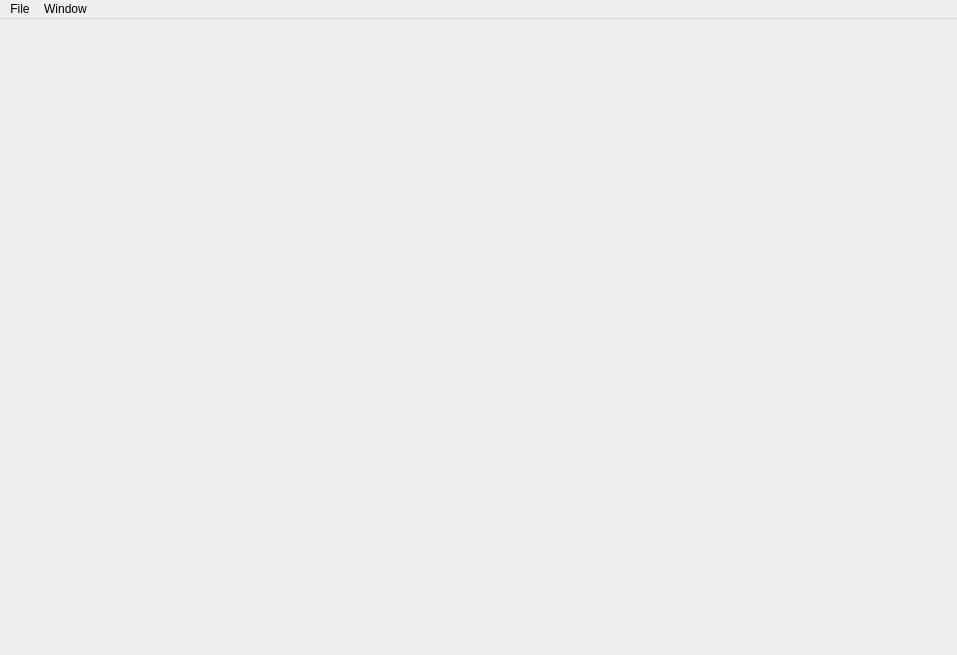
<?xml version="1.0" encoding="UTF-8"?>
<ui version="4.0">
 <class>EditorWindow</class>
 <widget class="QMainWindow" name="EditorWindow">
  <property name="geometry">
   <rect>
    <x>0</x>
    <y>0</y>
    <width>957</width>
    <height>655</height>
   </rect>
  </property>
  <property name="windowTitle">
   <string>6 Bits Sprite Editor</string>
  </property>
  <property name="dockNestingEnabled">
   <bool>true</bool>
  </property>
  <widget class="QWidget" name="centralWidget">
   <layout class="QVBoxLayout" name="verticalLayout">
    <property name="leftMargin">
     <number>0</number>
    </property>
    <property name="topMargin">
     <number>0</number>
    </property>
    <property name="rightMargin">
     <number>0</number>
    </property>
    <property name="bottomMargin">
     <number>0</number>
    </property>
   </layout>
  </widget>
  <widget class="QMenuBar" name="menuBar">
   <property name="geometry">
    <rect>
     <x>0</x>
     <y>0</y>
     <width>957</width>
     <height>22</height>
    </rect>
   </property>
   <widget class="QMenu" name="menuFile">
    <property name="title">
     <string>File</string>
    </property>
    <addaction name="actionNew"/>
    <addaction name="actionOpen"/>
    <addaction name="actionSave"/>
    <addaction name="actionSaveAs"/>
    <addaction name="actionExportAsGIF"/>
    <addaction name="separator"/>
    <addaction name="actionQuit"/>
   </widget>
   <widget class="QMenu" name="menuWindow">
    <property name="title">
     <string>Window</string>
    </property>
    <addaction name="actionFrameManager"/>
    <addaction name="actionLayerManager"/>
    <addaction name="actionPreview"/>
    <addaction name="actionTools"/>
   </widget>
   <addaction name="menuFile"/>
   <addaction name="menuWindow"/>
  </widget>
  <action name="actionNew">
   <property name="text">
    <string>New</string>
   </property>
   <property name="shortcut">
    <string>Ctrl+N</string>
   </property>
  </action>
  <action name="actionOpen">
   <property name="text">
    <string>Open</string>
   </property>
   <property name="shortcut">
    <string>Ctrl+O</string>
   </property>
  </action>
  <action name="actionSave">
   <property name="text">
    <string>Save</string>
   </property>
   <property name="shortcut">
    <string>Ctrl+S</string>
   </property>
  </action>
  <action name="actionClose">
   <property name="text">
    <string>Close Window</string>
   </property>
  </action>
  <action name="actionCloseAll">
   <property name="text">
    <string>Close All Windows</string>
   </property>
  </action>
  <action name="actionQuit">
   <property name="text">
    <string>Quit</string>
   </property>
   <property name="shortcut">
    <string>Ctrl+Q</string>
   </property>
  </action>
  <action name="actionFrameManager">
   <property name="checkable">
    <bool>true</bool>
   </property>
   <property name="checked">
    <bool>true</bool>
   </property>
   <property name="text">
    <string>Frame Manager</string>
   </property>
   <property name="shortcut">
    <string>Ctrl+Shift+F</string>
   </property>
  </action>
  <action name="actionLayerManager">
   <property name="checkable">
    <bool>true</bool>
   </property>
   <property name="checked">
    <bool>true</bool>
   </property>
   <property name="text">
    <string>Layer Manager</string>
   </property>
   <property name="shortcut">
    <string>Ctrl+Shift+L</string>
   </property>
  </action>
  <action name="actionPreview">
   <property name="checkable">
    <bool>true</bool>
   </property>
   <property name="checked">
    <bool>true</bool>
   </property>
   <property name="text">
    <string>Preview</string>
   </property>
   <property name="shortcut">
    <string>Ctrl+Shift+P</string>
   </property>
  </action>
  <action name="actionTools">
   <property name="checkable">
    <bool>true</bool>
   </property>
   <property name="checked">
    <bool>true</bool>
   </property>
   <property name="text">
    <string>Tools</string>
   </property>
   <property name="shortcut">
    <string>Ctrl+Shift+T</string>
   </property>
  </action>
  <action name="actionSaveAs">
   <property name="text">
    <string>Save As</string>
   </property>
   <property name="shortcut">
    <string>Ctrl+Shift+S</string>
   </property>
  </action>
  <action name="actionExportAsGIF">
   <property name="text">
    <string>Export as GIF</string>
   </property>
  </action>
 </widget>
 <layoutdefault spacing="6" margin="11"/>
 <resources/>
 <connections/>
</ui>
